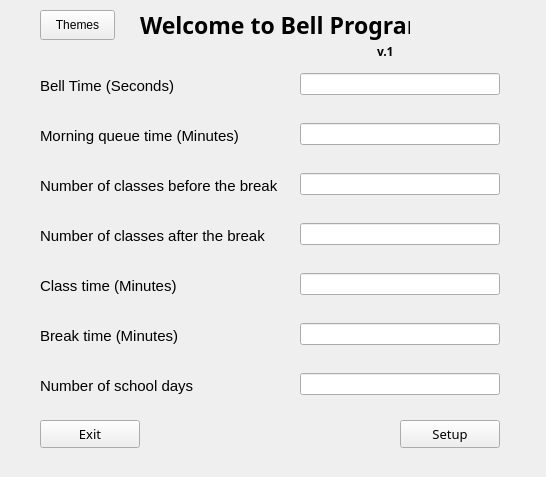
 <widget class="QMainWindow" name="MainWindow">
  <property name="geometry">
   <rect>
    <x>0</x>
    <y>0</y>
    <width>546</width>
    <height>477</height>
   </rect>
  </property>
  <property name="minimumSize">
   <size>
    <width>546</width>
    <height>477</height>
   </size>
  </property>
  <property name="maximumSize">
   <size>
    <width>546</width>
    <height>477</height>
   </size>
  </property>
  <property name="windowTitle">
   <string>Bell Program</string>
  </property>
  <property name="windowIcon">
   <iconset>
    <normaloff>bell.ico</normaloff>bell.ico</iconset>
  </property>
  <property name="styleSheet">
   <string notr="true">QToolTip {
    border: 1px solid #76797C;
    background-color: #5A7566;
    color: white;
    padding: 0px;                /*remove padding, for fix combobox tooltip.*/
    opacity: 200;
}

QWidget {
    color: #eff0f1;
    background-color: #31363b;
    selection-background-color: #3daee9;
    selection-color: #eff0f1;
    background-clip: border;
    border-image: none;
    border: 0px transparent black;
    outline: 0;
}

QWidget:item:hover {
    background-color: #18465d;
    color: #eff0f1;
}

QWidget:item:selected {
    background-color: #18465d;
}

QCheckBox {
    spacing: 5px;
    outline: none;
    color: #eff0f1;
    margin-bottom: 2px;
}

QCheckBox:disabled {
    color: #76797C;
}

QCheckBox::indicator,
QGroupBox::indicator {
    width: 18px;
    height: 18px;
}

QGroupBox::indicator {
    margin-left: 2px;
}

QCheckBox::indicator:unchecked,
QGroupBox::indicator:unchecked {
    image: url(:/icons/res/icons/png/checkbox_unchecked.png);
}

QCheckBox::indicator:unchecked:hover,
QCheckBox::indicator:unchecked:focus,
QCheckBox::indicator:unchecked:pressed,
QGroupBox::indicator:unchecked:hover,
QGroupBox::indicator:unchecked:focus,
QGroupBox::indicator:unchecked:pressed {
    border: none;
    image: url(:/icons/res/icons/png/checkbox_unchecked_focus.png);
}

QCheckBox::indicator:checked,
QGroupBox::indicator:checked {
    image: url(:/icons/res/icons/png/checkbox_checked.png);
}

QCheckBox::indicator:checked:hover,
QCheckBox::indicator:checked:focus,
QCheckBox::indicator:checked:pressed,
QGroupBox::indicator:checked:hover,
QGroupBox::indicator:checked:focus,
QGroupBox::indicator:checked:pressed {
    border: none;
    image: url(:/icons/res/icons/png/checkbox_checked_focus.png);
}

QCheckBox::indicator:indeterminate {
    image: url(:/icons/res/icons/png/checkbox_indeterminate.png);
}

QCheckBox::indicator:indeterminate:focus,
QCheckBox::indicator:indeterminate:hover,
QCheckBox::indicator:indeterminate:pressed {
    image: url(:/icons/res/icons/png/checkbox_indeterminate_focus.png);
}

QCheckBox::indicator:checked:disabled,
QGroupBox::indicator:checked:disabled {
    image: url(:/icons/res/icons/png/checkbox_checked_disabled.png);
}

QCheckBox::indicator:unchecked:disabled,
QGroupBox::indicator:unchecked:disabled {
    image: url(:/icons/res/icons/png/checkbox_unchecked_disabled.png);
}

QRadioButton {
    spacing: 5px;
    outline: none;
    color: #eff0f1;
    margin-bottom: 2px;
}

QRadioButton:disabled {
    color: #76797C;
}

QRadioButton::indicator {
    width: 21px;
    height: 21px;
}

QRadioButton::indicator:unchecked {
    image: url(:/icons/res/icons/png/radio_unchecked.png);
}

QRadioButton::indicator:unchecked:hover,
QRadioButton::indicator:unchecked:focus,
QRadioButton::indicator:unchecked:pressed {
    border: none;
    outline: none;
    image: url(:/icons/res/icons/png/radio_unchecked_focus.png);
}

QRadioButton::indicator:checked {
    border: none;
    outline: none;
    image: url(:/icons/res/icons/png/radio_checked.png);
}

QRadioButton::indicator:checked:hover,
QRadioButton::indicator:checked:focus,
QRadioButton::indicator:checked:pressed {
    border: none;
    outline: none;
    image: url(:/icons/res/icons/png/radio_checked_focus.png);
}

QRadioButton::indicator:checked:disabled {
    outline: none;
    image: url(:/icons/res/icons/png/radio_checked_disabled.png);
}

QRadioButton::indicator:unchecked:disabled {
    image: url(:/icons/res/icons/png/radio_unchecked_disabled.png);
}

QMenuBar {
    background-color: #31363b;
    color: #eff0f1;
}

QMenuBar::item {
    background: transparent;
}

QMenuBar::item:selected {
    background: transparent;
    border: 1px solid #76797C;
}

QMenuBar::item:pressed {
    border: 1px solid #76797C;
    background-color: #3daee9;
    color: #eff0f1;
    margin-bottom: -1px;
    padding-bottom: 1px;
}

QMenu {
    border: 1px solid #76797C;
    color: #eff0f1;
    margin: 2px;
}

QMenu::icon {
    margin: 5px;
}

QMenu::item {
    padding: 5px 30px 5px 30px;
    border: 1px solid transparent;
    /* reserve space for selection border */
}

QMenu::item:selected {
    color: #eff0f1;
}

QMenu::separator {
    height: 2px;
    background: lightblue;
    margin-left: 10px;
    margin-right: 5px;
}

QMenu::indicator {
    width: 18px;
    height: 18px;
}


/* non-exclusive indicator = check box style indicator
   (see QActionGroup::setExclusive) */

QMenu::indicator:non-exclusive:unchecked {
    image: url(:/icons/res/icons/png/checkbox_unchecked.png);
}

QMenu::indicator:non-exclusive:unchecked:selected {
    image: url(:/icons/res/icons/png/checkbox_unchecked_disabled.png);
}

QMenu::indicator:non-exclusive:checked {
    image: url(:/icons/res/icons/png/checkbox_checked.png);
}

QMenu::indicator:non-exclusive:checked:selected {
    image: url(:/icons/res/icons/png/checkbox_checked_disabled.png);
}


/* exclusive indicator = radio button style indicator (see QActionGroup::setExclusive) */

QMenu::indicator:exclusive:unchecked {
    image: url(:/icons/res/icons/png/radio_unchecked.png);
}

QMenu::indicator:exclusive:unchecked:selected {
    image: url(:/icons/res/icons/png/radio_unchecked_disabled.png);
}

QMenu::indicator:exclusive:checked {
    image: url(:/icons/res/icons/png/radio_checked.png);
}

QMenu::indicator:exclusive:checked:selected {
    image: url(:/icons/res/icons/png/radio_checked_disabled.png);
}

QMenu::right-arrow {
    margin: 5px;
    image: url(:/icons/res/icons/png/right_arrow.png)
}

QWidget:disabled {
    color: #454545;
    background-color: #31363b;
}

QAbstractItemView {
    alternate-background-color: #31363b;
    color: #eff0f1;
    border: 1px solid #3A3939;
    border-radius: 2px;
}

QWidget:focus,
QMenuBar:focus {
    border: 1px solid #3daee9;
}

QTabWidget:focus,
QCheckBox:focus,
QRadioButton:focus,
QSlider:focus {
    border: none;
}

QLineEdit {
    background-color: #232629;
    padding: 5px;
    border-style: solid;
    border: 1px solid #76797C;
    border-radius: 2px;
    color: #eff0f1;
}

QAbstractItemView QLineEdit {
    padding: 0;
}

QGroupBox {
    border: 1px solid #76797C;
    border-radius: 2px;
    margin-top: 20px;
}

QGroupBox::title {
    subcontrol-origin: margin;
    subcontrol-position: top center;
    padding-left: 10px;
    padding-right: 10px;
    padding-top: 10px;
}

QAbstractScrollArea {
    border-radius: 2px;
    border: 1px solid #76797C;
    background-color: transparent;
}

QScrollBar:horizontal {
    height: 15px;
    margin: 3px 15px 3px 15px;
    border: 1px transparent #2A2929;
    border-radius: 4px;
    background-color: #2A2929;
}

QScrollBar::handle:horizontal {
    background-color: #605F5F;
    min-width: 5px;
    border-radius: 4px;
}

QScrollBar::add-line:horizontal {
    margin: 0px 3px 0px 3px;
    border-image: url(:/icons/res/icons/png/right_arrow_disabled.png);
    width: 10px;
    height: 10px;
    subcontrol-position: right;
    subcontrol-origin: margin;
}

QScrollBar::sub-line:horizontal {
    margin: 0px 3px 0px 3px;
    border-image: url(:/icons/res/icons/png/left_arrow_disabled.png);
    height: 10px;
    width: 10px;
    subcontrol-position: left;
    subcontrol-origin: margin;
}

QScrollBar::add-line:horizontal:hover,
QScrollBar::add-line:horizontal:on {
    border-image: url(:/icons/res/icons/png/right_arrow.png);
    height: 10px;
    width: 10px;
    subcontrol-position: right;
    subcontrol-origin: margin;
}

QScrollBar::sub-line:horizontal:hover,
QScrollBar::sub-line:horizontal:on {
    border-image: url(:/icons/res/icons/png/left_arrow.png);
    height: 10px;
    width: 10px;
    subcontrol-position: left;
    subcontrol-origin: margin;
}

QScrollBar::up-arrow:horizontal,
QScrollBar::down-arrow:horizontal {
    background: none;
}

QScrollBar::add-page:horizontal,
QScrollBar::sub-page:horizontal {
    background: none;
}

QScrollBar:vertical {
    background-color: #2A2929;
    width: 15px;
    margin: 15px 3px 15px 3px;
    border: 1px transparent #2A2929;
    border-radius: 4px;
}

QScrollBar::handle:vertical {
    background-color: #605F5F;
    min-height: 5px;
    border-radius: 4px;
}

QScrollBar::sub-line:vertical {
    margin: 3px 0px 3px 0px;
    border-image: url(:/icons/res/icons/png/up_arrow_disabled.png);
    height: 10px;
    width: 10px;
    subcontrol-position: top;
    subcontrol-origin: margin;
}

QScrollBar::add-line:vertical {
    margin: 3px 0px 3px 0px;
    border-image: url(:/icons/res/icons/png/down_arrow_disabled.png);
    height: 10px;
    width: 10px;
    subcontrol-position: bottom;
    subcontrol-origin: margin;
}

QScrollBar::sub-line:vertical:hover,
QScrollBar::sub-line:vertical:on {
    border-image: url(:/icons/res/icons/png/up_arrow.png);
    height: 10px;
    width: 10px;
    subcontrol-position: top;
    subcontrol-origin: margin;
}

QScrollBar::add-line:vertical:hover,
QScrollBar::add-line:vertical:on {
    border-image: url(:/icons/res/icons/png/down_arrow.png);
    height: 10px;
    width: 10px;
    subcontrol-position: bottom;
    subcontrol-origin: margin;
}

QScrollBar::up-arrow:vertical,
QScrollBar::down-arrow:vertical {
    background: none;
}

QScrollBar::add-page:vertical,
QScrollBar::sub-page:vertical {
    background: none;
}

QTextEdit {
    background-color: #232629;
    color: #eff0f1;
    border: 1px solid #76797C;
}

QPlainTextEdit {
    background-color: #232629;
    ;
    color: #eff0f1;
    border-radius: 2px;
    border: 1px solid #76797C;
}

QHeaderView::section {
    background-color: #76797C;
    color: #eff0f1;
    padding: 5px;
    border: 1px solid #76797C;
}

QSizeGrip {
    image: url(:/icons/res/icons/png/sizegrip.png);
    width: 12px;
    height: 12px;
}

QMainWindow::separator {
    background-color: #31363b;
    color: white;
    padding-left: 4px;
    spacing: 2px;
    border: 1px dashed #76797C;
}

QMainWindow::separator:hover {
    background-color: #787876;
    color: white;
    padding-left: 4px;
    border: 1px solid #76797C;
    spacing: 2px;
}

QMenu::separator {
    height: 1px;
    background-color: #76797C;
    color: white;
    padding-left: 4px;
    margin-left: 10px;
    margin-right: 5px;
}

QFrame {
    border-radius: 2px;
    border: 1px solid #76797C;
}

QFrame[frameShape=&quot;0&quot;] {
    border-radius: 2px;
    border: 1px transparent #76797C;
}

QStackedWidget {
    border: 1px transparent black;
}

QToolBar {
    border: 1px transparent #393838;
    background: 1px solid #31363b;
    font-weight: bold;
}

QToolBar::handle:horizontal {
    image: url(:/icons/res/icons/png/Hmovetoolbar.png);
}

QToolBar::handle:vertical {
    image: url(:/icons/res/icons/png/Vmovetoolbar.png);
}

QToolBar::separator:horizontal {
    image: url(:/icons/res/icons/png/Hsepartoolbar.png);
}

QToolBar::separator:vertical {
    image: url(:/icons/res/icons/png/Vsepartoolbar.png);
}

QToolButton#qt_toolbar_ext_button {
    background: #58595a
}

QPushButton {
    color: #eff0f1;
    background-color: #31363b;
    border-width: 1px;
    border-color: #76797C;
    border-style: solid;
    padding: 5px;
    border-radius: 2px;
    outline: none;
}

QPushButton:disabled {
    background-color: #31363b;
    border-width: 1px;
    border-color: #454545;
    border-style: solid;
    padding-top: 5px;
    padding-bottom: 5px;
    padding-left: 10px;
    padding-right: 10px;
    border-radius: 2px;
    color: #454545;
}

QPushButton:focus {
    background-color: #3daee9;
    color: white;
}

QPushButton:pressed {
    background-color: #3daee9;
    padding-top: -15px;
    padding-bottom: -17px;
}

QComboBox {
    selection-background-color: #3daee9;
    border-style: solid;
    border: 1px solid #76797C;
    border-radius: 2px;
    padding: 5px;
    min-width: 75px;
}

QPushButton:checked {
    background-color: #76797C;
    border-color: #6A6969;
}

QComboBox:hover,
QPushButton:hover,
QAbstractSpinBox:hover,
QLineEdit:hover,
QTextEdit:hover,
QPlainTextEdit:hover,
QAbstractView:hover,
QTreeView:hover {
    border: 1px solid #3daee9;
    color: #eff0f1;
}

QComboBox:on {
    padding-top: 3px;
    padding-left: 4px;
    selection-background-color: #4a4a4a;
}

QComboBox QAbstractItemView {
    background-color: #232629;
    border-radius: 2px;
    border: 1px solid #76797C;
    selection-background-color: #18465d;
}

QComboBox::drop-down {
    subcontrol-origin: padding;
    subcontrol-position: top right;
    width: 15px;
    border-left-width: 0px;
    border-left-color: darkgray;
    border-left-style: solid;
    border-top-right-radius: 3px;
    border-bottom-right-radius: 3px;
}

QComboBox::down-arrow {
    image: url(:/icons/res/icons/png/down_arrow_disabled.png);
}

QComboBox::down-arrow:on,
QComboBox::down-arrow:hover,
QComboBox::down-arrow:focus {
    image: url(:/icons/res/icons/png/down_arrow.png);
}

QAbstractSpinBox {
    padding: 5px;
    qproperty-alignment: 'AlignHCenter | AlignCenter';
    border: 1px solid #76797C;
    background-color: #232629;
    color: #eff0f1;
    border-radius: 2px;
    min-width: 75px;
}

QAbstractSpinBox:up-button {
    background-color: transparent;
    subcontrol-origin: border;
    subcontrol-position: center right;
}

QAbstractSpinBox:down-button {
    background-color: transparent;
    subcontrol-origin: border;
    subcontrol-position: center left;
}

QAbstractSpinBox::up-arrow,
QAbstractSpinBox::up-arrow:disabled,
QAbstractSpinBox::up-arrow:off {
    image: url(:/icons/res/icons/png/right_arrow_disabled.png);
    width: 10px;
    height: 10px;
}

QAbstractSpinBox::up-arrow:hover {
    image: url(:/icons/res/icons/png/right_arrow.png);
}

QAbstractSpinBox::down-arrow,
QAbstractSpinBox::down-arrow:disabled,
QAbstractSpinBox::down-arrow:off {
    image: url(:/icons/res/icons/png/left_arrow_disabled.png);
    width: 10px;
    height: 10px;
}

QAbstractSpinBox::down-arrow:hover {
    image: url(:/icons/res/icons/png/left_arrow.png);
}

QLabel {
    border: 0px solid black;
}

QTabWidget {
    border: 0px transparent black;
}

QTabWidget::pane {
    border: 1px solid #76797C;
    padding: 5px;
    margin: 0px;
}

QTabWidget::tab-bar {
    /* left: 5px; move to the right by 5px */
}

QTabBar {
    qproperty-drawBase: 0;
    border-radius: 3px;
}

QTabBar:focus {
    border: 0px transparent black;
}

QTabBar::close-button {
    image: url(:/icons/res/icons/png/close.png);
    background: transparent;
}

QTabBar::close-button:hover {
    image: url(:/icons/res/icons/png/close-hover.png);
    background: transparent;
}

QTabBar::close-button:pressed {
    image: url(:/icons/res/icons/png/close-pressed.png);
    background: transparent;
}


/* TOP TABS */

QTabBar::tab:top {
    color: #eff0f1;
    border: 1px solid #76797C;
    border-bottom: 1px transparent black;
    background-color: #31363b;
    padding: 5px;
    min-width: 50px;
    border-top-left-radius: 2px;
    border-top-right-radius: 2px;
}

QTabBar::tab:top:selected {
    color: #eff0f1;
    background-color: #54575B;
    border: 1px solid #76797C;
    border-bottom: 2px solid #3daee9;
    border-top-left-radius: 2px;
    border-top-right-radius: 2px;
}

QTabBar::tab:top:!selected:hover {
    background-color: #3daee9;
}


/* BOTTOM TABS */

QTabBar::tab:bottom {
    color: #eff0f1;
    border: 1px solid #76797C;
    border-top: 1px transparent black;
    background-color: #31363b;
    padding: 5px;
    border-bottom-left-radius: 2px;
    border-bottom-right-radius: 2px;
    min-width: 50px;
}

QTabBar::tab:bottom:selected {
    color: #eff0f1;
    background-color: #54575B;
    border: 1px solid #76797C;
    border-top: 2px solid #3daee9;
    border-bottom-left-radius: 2px;
    border-bottom-right-radius: 2px;
}

QTabBar::tab:bottom:!selected:hover {
    background-color: #3daee9;
}


/* LEFT TABS */

QTabBar::tab:left {
    color: #eff0f1;
    border: 1px solid #76797C;
    border-left: 1px transparent black;
    background-color: #31363b;
    padding: 5px;
    border-top-right-radius: 2px;
    border-bottom-right-radius: 2px;
    min-height: 50px;
}

QTabBar::tab:left:selected {
    color: #eff0f1;
    background-color: #54575B;
    border: 1px solid #76797C;
    border-left: 2px solid #3daee9;
    border-top-right-radius: 2px;
    border-bottom-right-radius: 2px;
}

QTabBar::tab:left:!selected:hover {
    background-color: #3daee9;
}


/* RIGHT TABS */

QTabBar::tab:right {
    color: #eff0f1;
    border: 1px solid #76797C;
    border-right: 1px transparent black;
    background-color: #31363b;
    padding: 5px;
    border-top-left-radius: 2px;
    border-bottom-left-radius: 2px;
    min-height: 50px;
}

QTabBar::tab:right:selected {
    color: #eff0f1;
    background-color: #54575B;
    border: 1px solid #76797C;
    border-right: 2px solid #3daee9;
    border-top-left-radius: 2px;
    border-bottom-left-radius: 2px;
}

QTabBar::tab:right:!selected:hover {
    background-color: #3daee9;
}

QTabBar QToolButton::right-arrow:enabled {
    image: url(:/icons/res/icons/png/right_arrow.png);
}

QTabBar QToolButton::left-arrow:enabled {
    image: url(:/icons/res/icons/png/left_arrow.png);
}

QTabBar QToolButton::right-arrow:disabled {
    image: url(:/icons/res/icons/png/right_arrow_disabled.png);
}

QTabBar QToolButton::left-arrow:disabled {
    image: url(:/icons/res/icons/png/left_arrow_disabled.png);
}

QDockWidget {
    background: #31363b;
    border: 1px solid #403F3F;
    titlebar-close-icon: url(:/icons/res/icons/png/close.png);
    titlebar-normal-icon: url(:/icons/res/icons/png/undock.png);
}

QDockWidget::close-button,
QDockWidget::float-button {
    border: 1px solid transparent;
    border-radius: 2px;
    background: transparent;
}

QDockWidget::close-button:hover,
QDockWidget::float-button:hover {
    background: rgba(255, 255, 255, 10);
}

QDockWidget::close-button:pressed,
QDockWidget::float-button:pressed {
    padding: 1px -1px -1px 1px;
    background: rgba(255, 255, 255, 10);
}

QTreeView,
QListView {
    border: 1px solid #76797C;
    background-color: #232629;
}

QTreeView:branch:selected,
QTreeView:branch:hover {
    background: url(:/icons/res/icons/png/transparent.png);
}

QTreeView::branch:has-siblings:!adjoins-item {
    border-image: url(:/icons/res/icons/png/transparent.png);
}

QTreeView::branch:has-siblings:adjoins-item {
    border-image: url(:/icons/res/icons/png/transparent.png);
}

QTreeView::branch:!has-children:!has-siblings:adjoins-item {
    border-image: url(:/icons/res/icons/png/transparent.png);
}

QTreeView::branch:has-children:!has-siblings:closed,
QTreeView::branch:closed:has-children:has-siblings {
    image: url(:/icons/res/icons/png/branch_closed.png);
}

QTreeView::branch:open:has-children:!has-siblings,
QTreeView::branch:open:has-children:has-siblings {
    image: url(:/icons/res/icons/png/branch_open.png);
}

QTreeView::branch:has-children:!has-siblings:closed:hover,
QTreeView::branch:closed:has-children:has-siblings:hover {
    image: url(:/icons/res/icons/png/branch_closed-on.png);
}

QTreeView::branch:open:has-children:!has-siblings:hover,
QTreeView::branch:open:has-children:has-siblings:hover {
    image: url(:/icons/res/icons/png/branch_open-on.png);
}

QListView::item:!selected:hover,
QTreeView::item:!selected:hover {
    background: #18465d;
    outline: 0;
    color: #eff0f1
}

QListView::item:selected:hover,
QTreeView::item:selected:hover {
    background: #287399;
    color: #eff0f1;
}

QTreeView::indicator:checked,
QListView::indicator:checked {
    image: url(:/icons/res/icons/png/checkbox_checked.png);
}

QTreeView::indicator:unchecked,
QListView::indicator:unchecked {
    image: url(:/icons/res/icons/png/checkbox_unchecked.png);
}

QTreeView::indicator:indeterminate,
QListView::indicator:indeterminate {
    image: url(:/icons/res/icons/png/checkbox_indeterminate.png);
}

QTreeView::indicator:checked:hover,
QTreeView::indicator:checked:focus,
QTreeView::indicator:checked:pressed,
QListView::indicator:checked:hover,
QListView::indicator:checked:focus,
QListView::indicator:checked:pressed {
    image: url(:/icons/res/icons/png/checkbox_checked_focus.png);
}

QTreeView::indicator:unchecked:hover,
QTreeView::indicator:unchecked:focus,
QTreeView::indicator:unchecked:pressed,
QListView::indicator:unchecked:hover,
QListView::indicator:unchecked:focus,
QListView::indicator:unchecked:pressed {
    image: url(:/icons/res/icons/png/checkbox_unchecked_focus.png);
}

QTreeView::indicator:indeterminate:hover,
QTreeView::indicator:indeterminate:focus,
QTreeView::indicator:indeterminate:pressed,
QListView::indicator:indeterminate:hover,
QListView::indicator:indeterminate:focus,
QListView::indicator:indeterminate:pressed {
    image: url(:/icons/res/icons/png/checkbox_indeterminate_focus.png);
}

QSlider::groove:horizontal {
    border: 1px solid #565a5e;
    height: 4px;
    background: #565a5e;
    margin: 0px;
    border-radius: 2px;
}

QSlider::handle:horizontal {
    background: #232629;
    border: 1px solid #565a5e;
    width: 16px;
    height: 16px;
    margin: -8px 0;
    border-radius: 9px;
}

QSlider::groove:vertical {
    border: 1px solid #565a5e;
    width: 4px;
    background: #565a5e;
    margin: 0px;
    border-radius: 3px;
}

QSlider::handle:vertical {
    background: #232629;
    border: 1px solid #565a5e;
    width: 16px;
    height: 16px;
    margin: 0 -8px;
    border-radius: 9px;
}

QToolButton {
    background-color: transparent;
    border: 1px transparent #76797C;
    border-radius: 2px;
    margin: 3px;
    padding: 5px;
}

QToolButton[popupMode=&quot;1&quot;] {
    /* only for MenuButtonPopup */
    padding-right: 20px;
    /* make way for the popup button */
    border: 1px #76797C;
    border-radius: 5px;
}

QToolButton[popupMode=&quot;2&quot;] {
    /* only for InstantPopup */
    padding-right: 10px;
    /* make way for the popup button */
    border: 1px #76797C;
}

QToolButton:hover,
QToolButton::menu-button:hover {
    background-color: transparent;
    border: 1px solid #3daee9;
    padding: 5px;
}

QToolButton:checked,
QToolButton:pressed,
QToolButton::menu-button:pressed {
    background-color: #3daee9;
    border: 1px solid #3daee9;
    padding: 5px;
}


/* the subcontrol below is used only in the InstantPopup or DelayedPopup mode */

QToolButton::menu-indicator {
    image: url(:/icons/res/icons/png/down_arrow.png);
    top: -7px;
    left: -2px;
    /* shift it a bit */
}


/* the subcontrols below are used only in the MenuButtonPopup mode */

QToolButton::menu-button {
    border: 1px transparent #76797C;
    border-top-right-radius: 6px;
    border-bottom-right-radius: 6px;
    /* 16px width + 4px for border = 20px allocated above */
    width: 16px;
    outline: none;
}

QToolButton::menu-arrow {
    image: url(:/icons/res/icons/png/down_arrow.png);
}

QToolButton::menu-arrow:open {
    border: 1px solid #76797C;
}

QPushButton::menu-indicator {
    subcontrol-origin: padding;
    subcontrol-position: bottom right;
    left: 8px;
}

QTableView {
    border: 0px solid #76797C;
    gridline-color: #31363b;
    background-color: #232629;
}

QTableView,
QHeaderView {
    border-radius: 0px;
}

QTableView:item,
QHeaderView:item {
border-style: none;
border-bottom: 1px solid rgb(0,0,0);
}

QTableView::item:pressed,
QListView::item:pressed,
QTreeView::item:pressed {
    background: #18465d;
    color: #eff0f1;
}

QTableView::item:selected:active,
QTreeView::item:selected:active,
QListView::item:selected:active {
    background: #287399;
    color: #eff0f1;
}

QHeaderView {
    background-color: #31363b;
    border: 1px transparent;
    border-radius: 0px;
    margin: 0px;
    padding: 0px;
}

QHeaderView::section {
    background-color: #31363b;
    color: #eff0f1;
    padding: 5px;
    border: 1px solid #76797C;
    border-radius: 0px;
    text-align: center;
}

QHeaderView::section::vertical::first,
QHeaderView::section::vertical::only-one {
    border-top: 1px solid #76797C;
}

QHeaderView::section::vertical {
    border-top: transparent;
}

QHeaderView::section::horizontal::first,
QHeaderView::section::horizontal::only-one {
    border-left: 1px solid #76797C;
}

QHeaderView::section::horizontal {
    border-left: transparent;
}

QHeaderView::section:checked {
    color: white;
    background-color: #334e5e;
}


/* style the sort indicator */

QHeaderView::down-arrow {
    image: url(:/icons/res/icons/png/down_arrow.png);
}

QHeaderView::up-arrow {
    image: url(:/icons/res/icons/png/up_arrow.png);
}

QTableCornerButton::section {
    background-color: #31363b;
    border: 1px transparent #76797C;
    border-radius: 0px;
}

QToolBox {
    padding: 5px;
    border: 1px transparent black;
}

QToolBox::tab {
    color: #eff0f1;
    background-color: #31363b;
    border: 1px solid #76797C;
    border-bottom: 1px transparent #31363b;
    border-top-left-radius: 5px;
    border-top-right-radius: 5px;
}

QToolBox::tab:selected {
    /* italicize selected tabs */
    font: italic;
    background-color: #31363b;
    border-color: #3daee9;
}

QStatusBar::item {
    border: 0px transparent dark;
}

QFrame[height=&quot;3&quot;],
QFrame[width=&quot;3&quot;] {
    background-color: #76797C;
}

QSplitter::handle {
    border: 1px dashed #76797C;
}

QSplitter::handle:hover {
    background-color: #787876;
    border: 1px solid #76797C;
}

QSplitter::handle:horizontal {
    width: 1px;
}

QSplitter::handle:vertical {
    height: 1px;
}

QProgressBar {
    border: 1px solid #76797C;
    border-radius: 5px;
    text-align: center;
}

QProgressBar::chunk {
    background-color: #05B8CC;
}

QDateEdit {
    selection-background-color: #3daee9;
    border-style: solid;
    border: 1px solid #3375A3;
    border-radius: 2px;
    padding: 1px;
    min-width: 75px;
}

QDateEdit:on {
    padding-top: 3px;
    padding-left: 4px;
    selection-background-color: #4a4a4a;
}

QDateEdit QAbstractItemView {
    background-color: #232629;
    border-radius: 2px;
    border: 1px solid #3375A3;
    selection-background-color: #3daee9;
}

QDateEdit::drop-down {
    subcontrol-origin: padding;
    subcontrol-position: top right;
    width: 15px;
    border-left-width: 0px;
    border-left-color: darkgray;
    border-left-style: solid;
    border-top-right-radius: 3px;
    border-bottom-right-radius: 3px;
}

QDateEdit::down-arrow {
    image: url(:/icons/res/icons/png/down_arrow_disabled.png);
}

QDateEdit::down-arrow:on,
QDateEdit::down-arrow:hover,
QDateEdit::down-arrow:focus {
    image: url(:/icons/res/icons/png/down_arrow.png);
}
</string>
  </property>
  <property name="iconSize">
   <size>
    <width>30</width>
    <height>30</height>
   </size>
  </property>
  <widget class="QWidget" name="centralwidget">
   <widget class="QLabel" name="label">
    <property name="geometry">
     <rect>
      <x>40</x>
      <y>70</y>
      <width>241</width>
      <height>31</height>
     </rect>
    </property>
    <property name="font">
     <font>
      <pointsize>11</pointsize>
     </font>
    </property>
    <property name="text">
     <string>Bell Time (Seconds) </string>
    </property>
   </widget>
   <widget class="QLabel" name="label_2">
    <property name="geometry">
     <rect>
      <x>40</x>
      <y>120</y>
      <width>241</width>
      <height>31</height>
     </rect>
    </property>
    <property name="font">
     <font>
      <pointsize>11</pointsize>
     </font>
    </property>
    <property name="text">
     <string>Morning queue time (Minutes) </string>
    </property>
   </widget>
   <widget class="QLabel" name="label_3">
    <property name="geometry">
     <rect>
      <x>40</x>
      <y>170</y>
      <width>251</width>
      <height>31</height>
     </rect>
    </property>
    <property name="font">
     <font>
      <pointsize>11</pointsize>
     </font>
    </property>
    <property name="text">
     <string>Number of classes before the break</string>
    </property>
   </widget>
   <widget class="QLabel" name="label_4">
    <property name="geometry">
     <rect>
      <x>40</x>
      <y>220</y>
      <width>241</width>
      <height>31</height>
     </rect>
    </property>
    <property name="font">
     <font>
      <pointsize>11</pointsize>
     </font>
    </property>
    <property name="text">
     <string>Number of classes after the break</string>
    </property>
   </widget>
   <widget class="QLabel" name="label_5">
    <property name="geometry">
     <rect>
      <x>40</x>
      <y>320</y>
      <width>201</width>
      <height>31</height>
     </rect>
    </property>
    <property name="font">
     <font>
      <pointsize>11</pointsize>
     </font>
    </property>
    <property name="text">
     <string>Break time (Minutes)</string>
    </property>
   </widget>
   <widget class="QLabel" name="label_6">
    <property name="geometry">
     <rect>
      <x>40</x>
      <y>270</y>
      <width>201</width>
      <height>31</height>
     </rect>
    </property>
    <property name="font">
     <font>
      <pointsize>11</pointsize>
     </font>
    </property>
    <property name="text">
     <string>Class time (Minutes)</string>
    </property>
   </widget>
   <widget class="QLabel" name="label_7">
    <property name="geometry">
     <rect>
      <x>40</x>
      <y>370</y>
      <width>201</width>
      <height>31</height>
     </rect>
    </property>
    <property name="font">
     <font>
      <pointsize>11</pointsize>
     </font>
    </property>
    <property name="text">
     <string>Number of school days</string>
    </property>
   </widget>
   <widget class="QLineEdit" name="lineEdit_2">
    <property name="geometry">
     <rect>
      <x>300</x>
      <y>73</y>
      <width>200</width>
      <height>22</height>
     </rect>
    </property>
   </widget>
   <widget class="QLineEdit" name="lineEdit_3">
    <property name="geometry">
     <rect>
      <x>300</x>
      <y>123</y>
      <width>200</width>
      <height>22</height>
     </rect>
    </property>
   </widget>
   <widget class="QLineEdit" name="lineEdit_4">
    <property name="geometry">
     <rect>
      <x>300</x>
      <y>173</y>
      <width>200</width>
      <height>22</height>
     </rect>
    </property>
   </widget>
   <widget class="QLineEdit" name="lineEdit_5">
    <property name="geometry">
     <rect>
      <x>300</x>
      <y>373</y>
      <width>200</width>
      <height>22</height>
     </rect>
    </property>
   </widget>
   <widget class="QLineEdit" name="lineEdit_6">
    <property name="geometry">
     <rect>
      <x>300</x>
      <y>223</y>
      <width>200</width>
      <height>22</height>
     </rect>
    </property>
   </widget>
   <widget class="QLineEdit" name="lineEdit_7">
    <property name="geometry">
     <rect>
      <x>300</x>
      <y>323</y>
      <width>200</width>
      <height>22</height>
     </rect>
    </property>
   </widget>
   <widget class="QLineEdit" name="lineEdit_8">
    <property name="geometry">
     <rect>
      <x>300</x>
      <y>273</y>
      <width>200</width>
      <height>22</height>
     </rect>
    </property>
   </widget>
   <widget class="QPushButton" name="pushButton">
    <property name="geometry">
     <rect>
      <x>40</x>
      <y>10</y>
      <width>75</width>
      <height>30</height>
     </rect>
    </property>
    <property name="text">
     <string>Themes</string>
    </property>
   </widget>
   <widget class="QLabel" name="label_8">
    <property name="geometry">
     <rect>
      <x>140</x>
      <y>10</y>
      <width>270</width>
      <height>30</height>
     </rect>
    </property>
    <property name="font">
     <font>
      <family>Opificio</family>
      <pointsize>17</pointsize>
      <weight>75</weight>
      <italic>false</italic>
      <bold>true</bold>
      <underline>false</underline>
      <strikeout>false</strikeout>
      <kerning>true</kerning>
     </font>
    </property>
    <property name="cursor">
     <cursorShape>ArrowCursor</cursorShape>
    </property>
    <property name="styleSheet">
     <string notr="true"/>
    </property>
    <property name="text">
     <string>Welcome to Bell Program</string>
    </property>
    <property name="textFormat">
     <enum>Qt::AutoText</enum>
    </property>
   </widget>
   <widget class="QLabel" name="label_9">
    <property name="geometry">
     <rect>
      <x>377</x>
      <y>41</y>
      <width>20</width>
      <height>20</height>
     </rect>
    </property>
    <property name="font">
     <font>
      <family>Terminal Greek 869</family>
      <pointsize>9</pointsize>
      <weight>75</weight>
      <bold>true</bold>
     </font>
    </property>
    <property name="styleSheet">
     <string notr="true"/>
    </property>
    <property name="text">
     <string>v.1</string>
    </property>
   </widget>
   <widget class="QPushButton" name="setup">
    <property name="geometry">
     <rect>
      <x>400</x>
      <y>420</y>
      <width>100</width>
      <height>28</height>
     </rect>
    </property>
    <property name="font">
     <font>
      <family>Opificio</family>
      <pointsize>10</pointsize>
     </font>
    </property>
    <property name="styleSheet">
     <string notr="true"/>
    </property>
    <property name="text">
     <string>Setup</string>
    </property>
   </widget>
   <widget class="QPushButton" name="exit">
    <property name="geometry">
     <rect>
      <x>40</x>
      <y>420</y>
      <width>100</width>
      <height>28</height>
     </rect>
    </property>
    <property name="font">
     <font>
      <family>Opificio</family>
      <pointsize>10</pointsize>
      <weight>50</weight>
      <bold>false</bold>
     </font>
    </property>
    <property name="styleSheet">
     <string notr="true"/>
    </property>
    <property name="text">
     <string>Exit</string>
    </property>
   </widget>
   <widget class="QFrame" name="frame">
    <property name="geometry">
     <rect>
      <x>0</x>
      <y>0</y>
      <width>546</width>
      <height>477</height>
     </rect>
    </property>
    <property name="styleSheet">
     <string notr="true">border-radius: 5px;</string>
    </property>
    <property name="frameShape">
     <enum>QFrame::NoFrame</enum>
    </property>
    <property name="frameShadow">
     <enum>QFrame::Raised</enum>
    </property>
   </widget>
   <zorder>frame</zorder>
   <zorder>label</zorder>
   <zorder>label_2</zorder>
   <zorder>label_3</zorder>
   <zorder>label_4</zorder>
   <zorder>label_5</zorder>
   <zorder>label_6</zorder>
   <zorder>label_7</zorder>
   <zorder>lineEdit_2</zorder>
   <zorder>lineEdit_3</zorder>
   <zorder>lineEdit_4</zorder>
   <zorder>lineEdit_5</zorder>
   <zorder>lineEdit_6</zorder>
   <zorder>lineEdit_7</zorder>
   <zorder>lineEdit_8</zorder>
   <zorder>pushButton</zorder>
   <zorder>label_8</zorder>
   <zorder>label_9</zorder>
   <zorder>setup</zorder>
   <zorder>exit</zorder>
  </widget>
 </widget>
